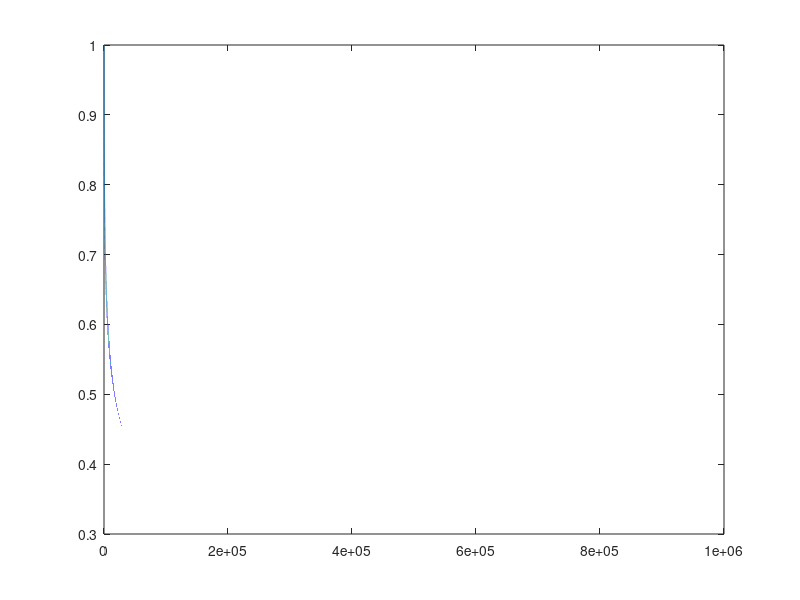

This chart was generated by the following MATLAB code: (Note: this script raises an error after producing the figure.)
% Newton Raphson 
% cos x = x^3
% f(x) = cos x - x^3
% f'(x) = -sin x - 3x^2

x0 = 0.5; % initial guess
x = x0;
iter = 1;
b = [];
while (iter < 10)
    b(iter) = x;
    fx = cos(x) - x^3;
    fprime = -sin(x) - 3*x^2;
    newX = x - fx/fprime;
    x = newX;
    
    iter = iter + 1;
end

plot(1:10-1,b)
%%
% Implementation from WDF++
x0 = 0.5; % initial guess
x = x0;
iter = 1;

dx = 1e-6;
b2 = [];
maxIter = 10;
while (iter < maxIter)
    b2(iter) = x;
    f = cos(x) - x^3;
    df = cos(x+dx) - (x+dx)^3;
    newX = x - (dx*f)/(df - f);
    x = newX;
    
    iter = iter + 1;
end

plot(1:maxIter-1,b2)


%%  
% Newton Raphson from wiki 
% cos x = x^3
% f(x) = 2*Is*sinh(x/Vt)
% f'(x) = (2*Is*cosh(x/Vt))/Vt
x0 = 1; % initial guess
x = x0;
Is = 2.52e-9;
Vt = 45.3e-3;
iter = 1;
b = [];
while (iter < 100)
    b(iter) = x;
    fx = 2*Is*sinh(x/Vt);
    fprime = (2*Is*cosh(x/Vt))/Vt;
    newX = x - fx/fprime;
    x = newX;
    
    iter = iter + 1;
end

plot(1:100-1,b)

%% 
% Newton Raphson from wdf++
% cos x = x^3
% f(x) = 2*Is*sinh(x/Vt)
% f'(x) = (2*Is*cosh(x/Vt))/Vt
x0 = 1; % initial guess
b = x0;
Is = 2.52e-9;
Vt = 45.3e-3;
iter = 1;
a = 1.5;
Rp = 500;
dx = 1e-6;
b2 = [];
maxIter = 1000000;
while (iter < maxIter)
    b2(iter) = b;
    f = 2*Is*sinh((a - b)/(2*Vt)) - (a-b)/(2*Rp) ;
    df = 2*Is*sinh((a - (b+dx))/2*Vt) - (a-(b+dx))/(2*Rp);
    %df = 2*Is*sinh((x+dx)/Vt);
    newB = b - (dx*f)/(df - f);
    b = newB;
    
    iter = iter + 1;
end

plot(1:maxIter-1,b2)

%%
% Implementation from WDF++
% Antiparallel diode equation added
x0 = 0.5; % initial guess
x = x0;
iter = 1;

dx = 1e-6;
b2 = [];
maxIter = 10;
%eq = 2*Is*sinh(Vdiode+b)/(2*Vt)-(Vdiode-b)/(Rp); Antiparallel equation
while (iter < maxIter)
    b2(iter) = x;
    f = 2*Is*sinh(Vdiode+b)/(2*Vt)-(Vdiode-b)/(Rp);
    df = 2*Is*sinh(Vdiode+b+dx)/(2*Vt)-(Vdiode-b+dx)/(Rp);
    newX = x - (dx*f)/(df - f);
    x = newX;
    
    iter = iter + 1;
end

plot(1:maxIter-1,b2)